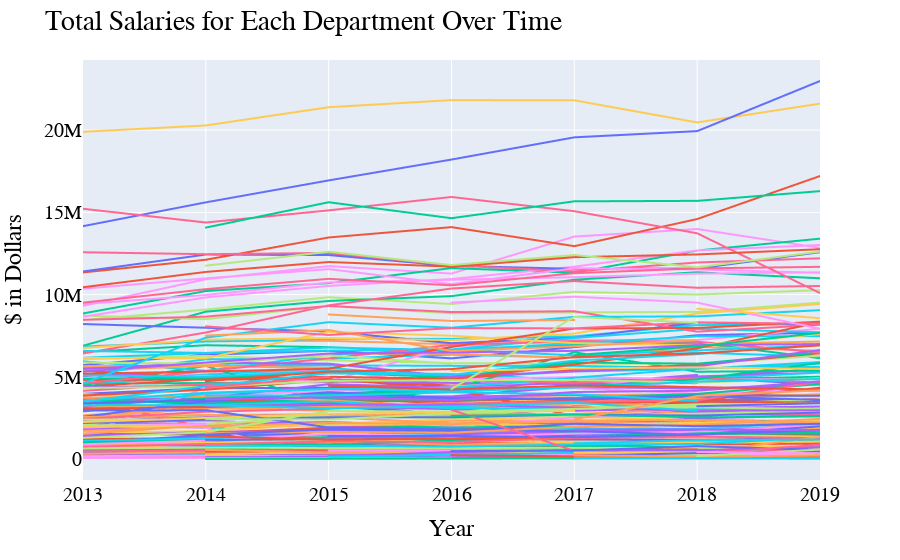

The cell this chart's notebook holds for it:
### Markdown cell above
For the following plots, no legend is provided (since it would be too long). Simply hover your mouse over the point (not the line but the point which intersects with the year) to get the hover text.

### Code cell
fig = px.line(salaries.groupby(['Year','Department']).sum().reset_index(), 
              x="Year", y="Salary", color="Department", hover_name="Department")

fig.update_layout(
    showlegend=False,
    title="Total Salaries for Each Department Over Time",
    xaxis_title="Year",
    yaxis_title="$ in Dollars",
    font=dict(
        family="Courier New, monospace",
        size=20,
        color="#000000"
    )
)

fig.show()
